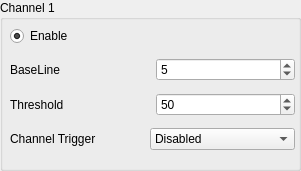
   <widget class="QGroupBox" name="groupBox_4">
    <property name="geometry">
     <rect>
      <x>318</x>
      <y>270</y>
      <width>301</width>
      <height>171</height>
     </rect>
    </property>
    <property name="title">
     <string>Channel 1</string>
    </property>
    <widget class="QWidget" name="layoutWidget_4">
     <property name="geometry">
      <rect>
       <x>10</x>
       <y>20</y>
       <width>285</width>
       <height>138</height>
      </rect>
     </property>
     <layout class="QVBoxLayout" name="verticalLayout_6">
      <item>
       <widget class="QRadioButton" name="radioButtonCh1Enable">
        <property name="text">
         <string>Enable</string>
        </property>
        <property name="checked">
         <bool>true</bool>
        </property>
        <property name="autoExclusive">
         <bool>false</bool>
        </property>
       </widget>
      </item>
      <item>
       <layout class="QHBoxLayout" name="horizontalLayout_16">
        <item>
         <widget class="QLabel" name="label_17">
          <property name="text">
           <string>BaseLine</string>
          </property>
         </widget>
        </item>
        <item>
         <widget class="QSpinBox" name="spinBoxBaselineCh1">
          <property name="maximum">
           <number>16384</number>
          </property>
          <property name="value">
           <number>5</number>
          </property>
         </widget>
        </item>
       </layout>
      </item>
      <item>
       <layout class="QHBoxLayout" name="horizontalLayout_17">
        <item>
         <widget class="QLabel" name="label_18">
          <property name="text">
           <string>Threshold</string>
          </property>
         </widget>
        </item>
        <item>
         <widget class="QSpinBox" name="spinBoxThresholdCh1">
          <property name="maximum">
           <number>16384</number>
          </property>
          <property name="value">
           <number>50</number>
          </property>
         </widget>
        </item>
       </layout>
      </item>
      <item>
       <layout class="QHBoxLayout" name="horizontalLayout_18">
        <item>
         <widget class="QLabel" name="label_19">
          <property name="text">
           <string>Channel Trigger</string>
          </property>
         </widget>
        </item>
        <item>
         <widget class="QComboBox" name="comboBoxExternalTriggerCh1">
          <property name="currentIndex">
           <number>2</number>
          </property>
          <item>
           <property name="text">
            <string>Acquisition Only</string>
           </property>
          </item>
          <item>
           <property name="text">
            <string>Acquisition &amp; TrigOut</string>
           </property>
          </item>
          <item>
           <property name="text">
            <string>Disabled</string>
           </property>
          </item>
         </widget>
        </item>
       </layout>
      </item>
     </layout>
    </widget>
   </widget>
